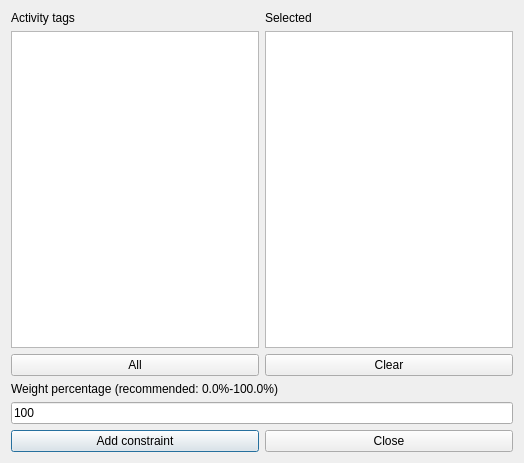
<?xml version="1.0" encoding="UTF-8"?>
<ui version="4.0">
 <class>AddConstraintActivityTagsNotOverlappingForm_template</class>
 <widget class="QDialog" name="AddConstraintActivityTagsNotOverlappingForm_template">
  <property name="geometry">
   <rect>
    <x>0</x>
    <y>0</y>
    <width>524</width>
    <height>463</height>
   </rect>
  </property>
  <property name="windowTitle">
   <string extracomment="This is the title of the dialog to add a new constraint of this type">Add activity tags not overlapping</string>
  </property>
  <layout class="QGridLayout" name="gridLayout">
   <item row="1" column="0">
    <layout class="QVBoxLayout">
     <item>
      <widget class="QLabel" name="weightTextLabel">
       <property name="frameShape">
        <enum>QFrame::NoFrame</enum>
       </property>
       <property name="frameShadow">
        <enum>QFrame::Plain</enum>
       </property>
       <property name="text">
        <string>Weight percentage (recommended: 0.0%-100.0%)</string>
       </property>
       <property name="wordWrap">
        <bool>false</bool>
       </property>
      </widget>
     </item>
     <item>
      <widget class="QLineEdit" name="weightLineEdit">
       <property name="text">
        <string notr="true">100</string>
       </property>
      </widget>
     </item>
    </layout>
   </item>
   <item row="2" column="0">
    <layout class="QHBoxLayout">
     <item>
      <widget class="QPushButton" name="addConstraintPushButton">
       <property name="text">
        <string>Add constraint</string>
       </property>
      </widget>
     </item>
     <item>
      <widget class="QPushButton" name="closePushButton">
       <property name="text">
        <string>Close</string>
       </property>
      </widget>
     </item>
    </layout>
   </item>
   <item row="0" column="0">
    <layout class="QHBoxLayout" name="horizontalLayout">
     <item>
      <layout class="QVBoxLayout" name="verticalLayout_2">
       <item>
        <widget class="QLabel" name="activityTagsTextLabel">
         <property name="frameShape">
          <enum>QFrame::NoFrame</enum>
         </property>
         <property name="frameShadow">
          <enum>QFrame::Plain</enum>
         </property>
         <property name="text">
          <string>Activity tags</string>
         </property>
         <property name="wordWrap">
          <bool>false</bool>
         </property>
        </widget>
       </item>
       <item>
        <widget class="QListWidget" name="activityTagsListWidget"/>
       </item>
       <item>
        <widget class="QPushButton" name="addAllActivityTagsPushButton">
         <property name="text">
          <string comment="Text on a button. It refers to adding all activity tags from the list above this button into the current constraint">All</string>
         </property>
        </widget>
       </item>
      </layout>
     </item>
     <item>
      <layout class="QVBoxLayout" name="verticalLayout">
       <item>
        <widget class="QLabel" name="notOverlappingActivityTagsTextLabel">
         <property name="frameShape">
          <enum>QFrame::NoFrame</enum>
         </property>
         <property name="frameShadow">
          <enum>QFrame::Plain</enum>
         </property>
         <property name="text">
          <string comment="It refers to a list of selected activity tags">Selected</string>
         </property>
         <property name="wordWrap">
          <bool>false</bool>
         </property>
        </widget>
       </item>
       <item>
        <widget class="QListWidget" name="notOverlappingActivityTagsListWidget"/>
       </item>
       <item>
        <widget class="QPushButton" name="clearPushButton">
         <property name="text">
          <string>Clear</string>
         </property>
        </widget>
       </item>
      </layout>
     </item>
    </layout>
   </item>
  </layout>
 </widget>
 <layoutdefault spacing="6" margin="11"/>
 <resources/>
 <connections/>
</ui>
